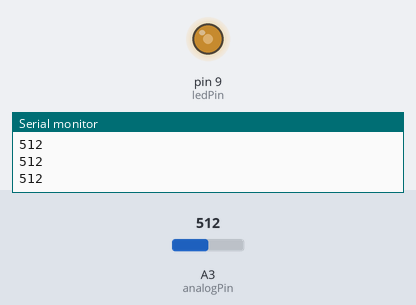
Bench run of a sketch on a simulated Arduino Uno, built with avr-gcc and run on an emulated ATmega328P. Parts: output pins drawn as LEDs (lit = HIGH), the last lines printed to the serial monitor. The inputs (shaded band) are chosen by the test bench; at power-on: A3 (analogPin) = 512.

Above: at 1.2 s.
1.3 s: A3 (analogPin) set to 716
At 2.5 s:
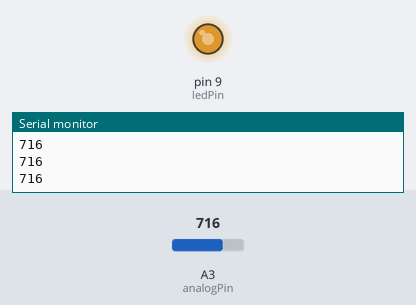
2.8 s: A3 (analogPin) set to 900
At 3.7 s:
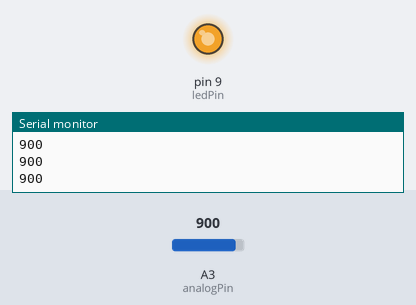
4.3 s: A3 (analogPin) set to 122
At 4.8 s:
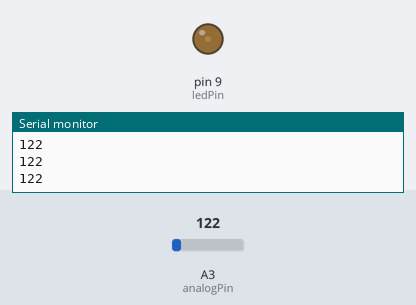
5.8 s: A3 (analogPin) set to 0
At 7.1 s:
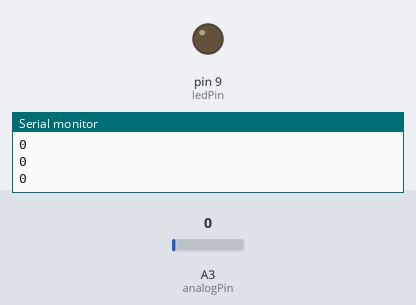
Timing chart, 0 to 8.3 s (numbered marks = the images above; inputs shaded):
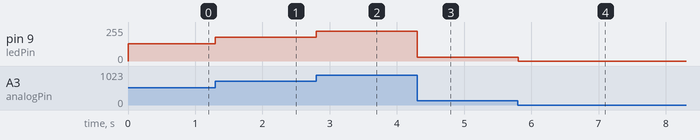

The sketch:

fanPWM.ino
```cpp
int ledPin = 9;      // LED connected to digital pin 9
int analogPin = A3;   // potentiometer connected to analog pin 3 (A3)
int val = 0;         // variable to store the read value

void setup() {
  pinMode(ledPin, OUTPUT);  // sets the pin as output
  Serial.begin(9600);
}

void loop() {
  val = analogRead(analogPin);  // read the input pin0000
  analogWrite(ledPin, val / 4); // analogRead values go from 0 to 1023, analogWrite values from 0 to 255
  Serial.println(val);
}
```

Measured:
- after the input at 1.3 s, pin 9 (ledPin): 128/255 → 179/255 at once
- after the input at 2.8 s, pin 9 (ledPin): 179/255 → 225/255 at once
- after the input at 4.3 s, pin 9 (ledPin): 225/255 → 30/255 at once
- after the input at 5.8 s, pin 9 (ledPin): 30/255 → 0/255 at once
